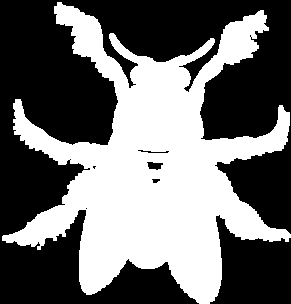
%> input picture A3PengyuWang0425157/Q1/fly.pgm, 291 x 304 px
$ octave Fly.m   (GNU Octave 9; MATLAB toolbox functions it lacks are replaced by stand-ins)
%> lines starting %> are read from the running program, lines starting %| are printed output that depends on the picture; in (x1, y1, x2, y2) boxes, pixels count from 0 and x2, y2 are one past the last pixel; in counts of white or black regions, pixels touching at a corner belong together; the program's own positions count from 1
clear;
close all;
clc;

fly = imread('fly.pgm');
%> fly is the input picture: size 304x291 uint8; 43.1% white; 1 white region, box (x1, y1, x2, y2) and area: (2, 2, 291, 304) 38172

for i = 1:5
%> this loop made 5 passes; what is shown inside it comes from the first
    subplot(5,4,4*i-3);
    imshow(fly);
    title('Fly input image')

    SE = strel('disk',i);
    eroseFly = imerode(fly,SE);
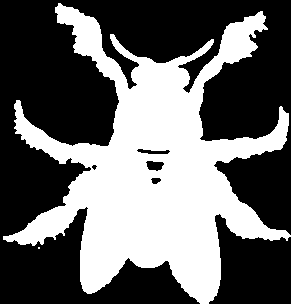
%> eroseFly: size 304x291 uint8; 40.6% white; 2 white regions (1 under 20 px), largest, box (x1, y1, x2, y2) and area: (3, 3, 291, 304) 35869
    subplot(5,4,4*i-2);
    imshow(eroseFly);
    title("Fly after erosion, size = "+i);

    openFly = imopen(fly,SE);
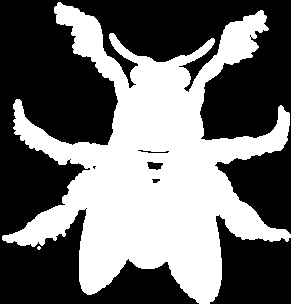
%> openFly: size 304x291 uint8; 43% white; 2 white regions (1 under 20 px), largest, box (x1, y1, x2, y2) and area: (2, 2, 291, 304) 38029
    subplot(5,4,4*i-1);
    imshow(openFly);
    title("Fly after opening, size = "+i);

    closeFly = imclose(fly,SE);
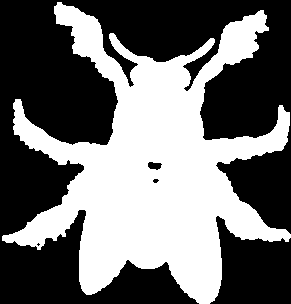
%> closeFly: size 304x291 uint8; 43.4% white; 1 white region, box (x1, y1, x2, y2) and area: (2, 2, 291, 304) 38387
    subplot(5,4,4*i);
    imshow(closeFly);
    title("Fly after closing, size = "+i);
end
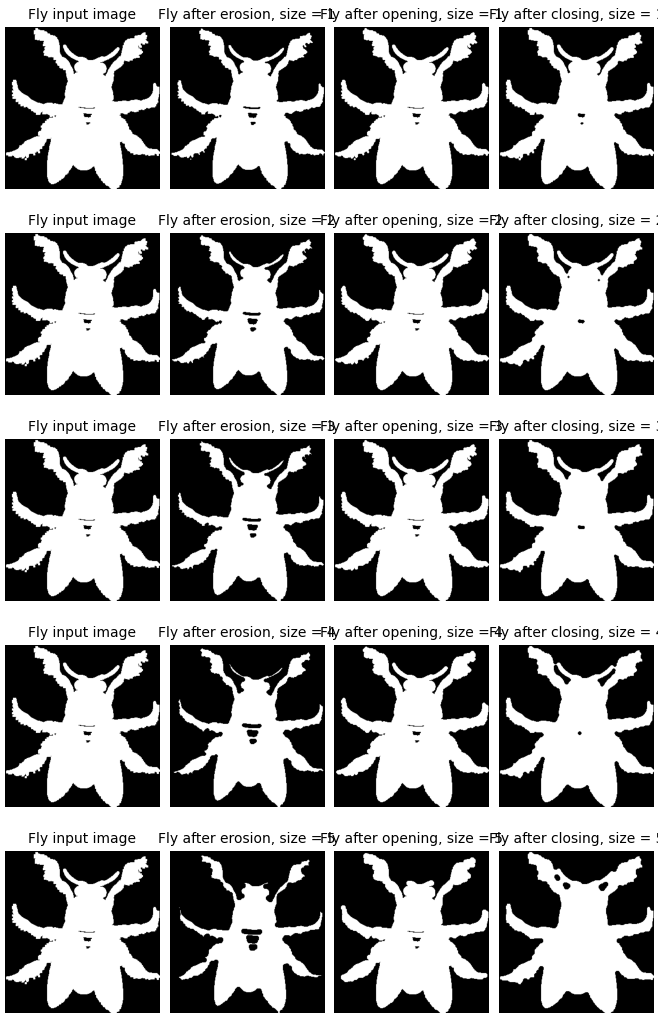
%> figure redrawn from the program's plot data, 20 panels

$ run again, with A3PengyuWang0425157/Q1/deer.pgm copied over A3PengyuWang0425157/Q1/fly.pgm
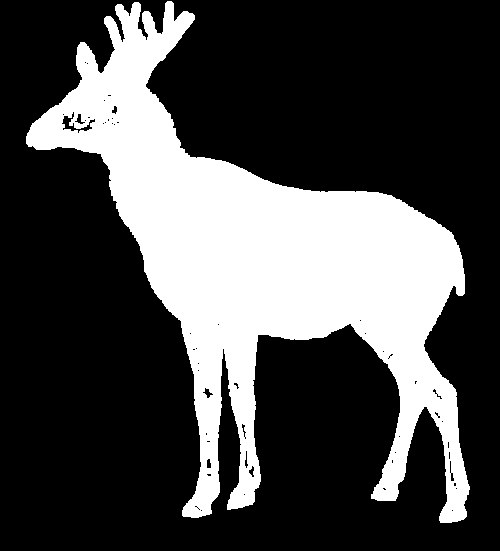
%> input picture A3PengyuWang0425157/Q1/deer.pgm, 500 x 551 px
%> fly is the input picture: size 551x500 uint8; 28.4% white; 1 white region, box (x1, y1, x2, y2) and area: (26, 1, 470, 523) 78246
%> `eroseFly = imerode(fly,SE);`:
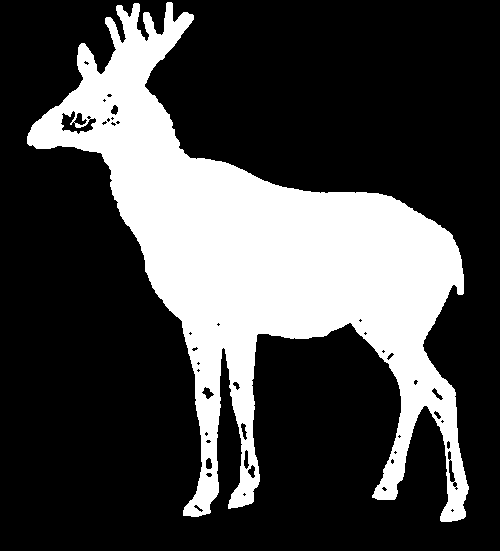
%> eroseFly: size 551x500 uint8; 27.1% white; 1 white region, box (x1, y1, x2, y2) and area: (27, 2, 469, 522) 74766
%> openFly: size 551x500 uint8; 28.4% white; 1 white region, box (x1, y1, x2, y2) and area: (26, 1, 470, 523) 78163
%> `closeFly = imclose(fly,SE);`:
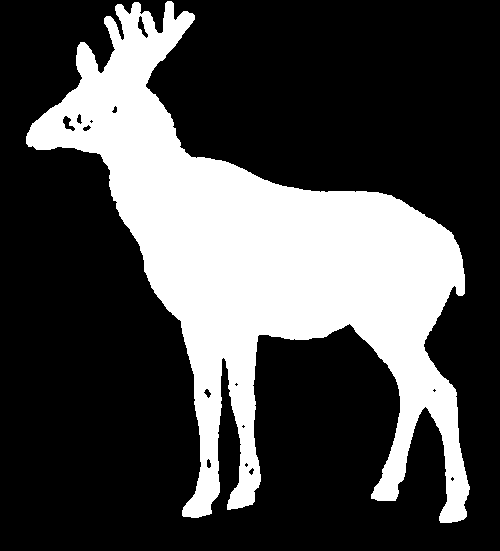
%> closeFly: size 551x500 uint8; 28.5% white; 1 white region, box (x1, y1, x2, y2) and area: (26, 1, 470, 523) 78607

$ run again, with A3PengyuWang0425157/Q1/device.pgm copied over A3PengyuWang0425157/Q1/fly.pgm
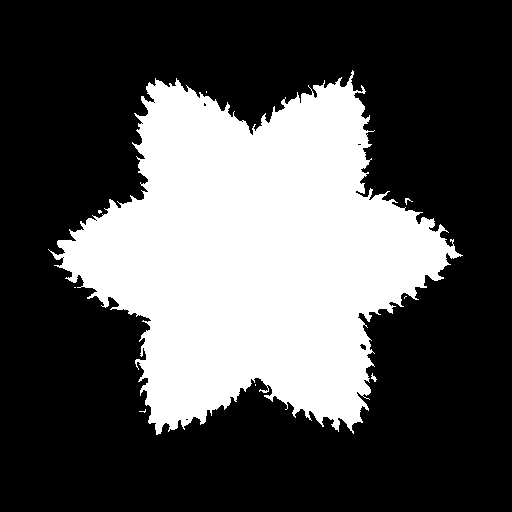
%> input picture A3PengyuWang0425157/Q1/device.pgm, 512 x 512 px
%> fly is the input picture: size 512x512 uint8; 32% white; 9 white regions (6 under 20 px), largest, box (x1, y1, x2, y2) and area: (48, 70, 463, 435) 83847, (371, 373, 377, 382) 25, (405, 198, 413, 205) 21
%> `eroseFly = imerode(fly,SE);`:
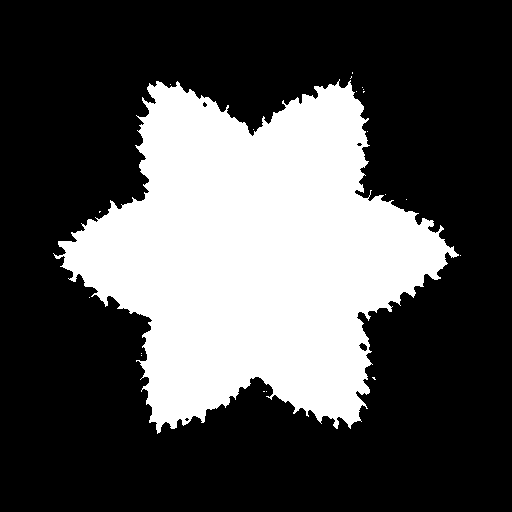
%> eroseFly: size 512x512 uint8; 31% white; 20 white regions (19 under 20 px), largest, box (x1, y1, x2, y2) and area: (53, 79, 459, 434) 81220
%> openFly: size 512x512 uint8; 31.8% white; 7 white regions (6 under 20 px), largest, box (x1, y1, x2, y2) and area: (52, 71, 462, 435) 83332
%> `closeFly = imclose(fly,SE);`:
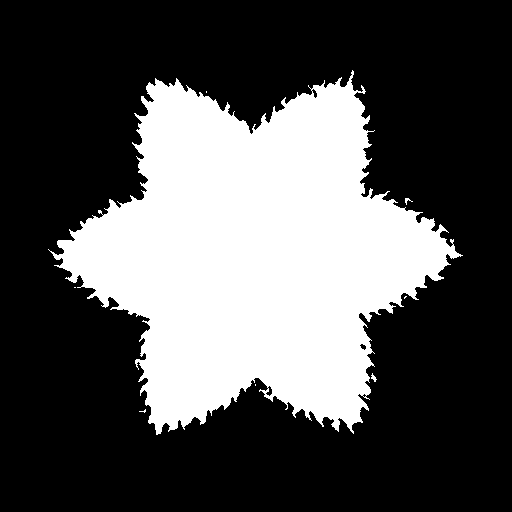
%> closeFly: size 512x512 uint8; 32.1% white; 8 white regions (5 under 20 px), largest, box (x1, y1, x2, y2) and area: (48, 70, 463, 435) 84106, (371, 373, 377, 382) 26, (405, 198, 413, 205) 22
